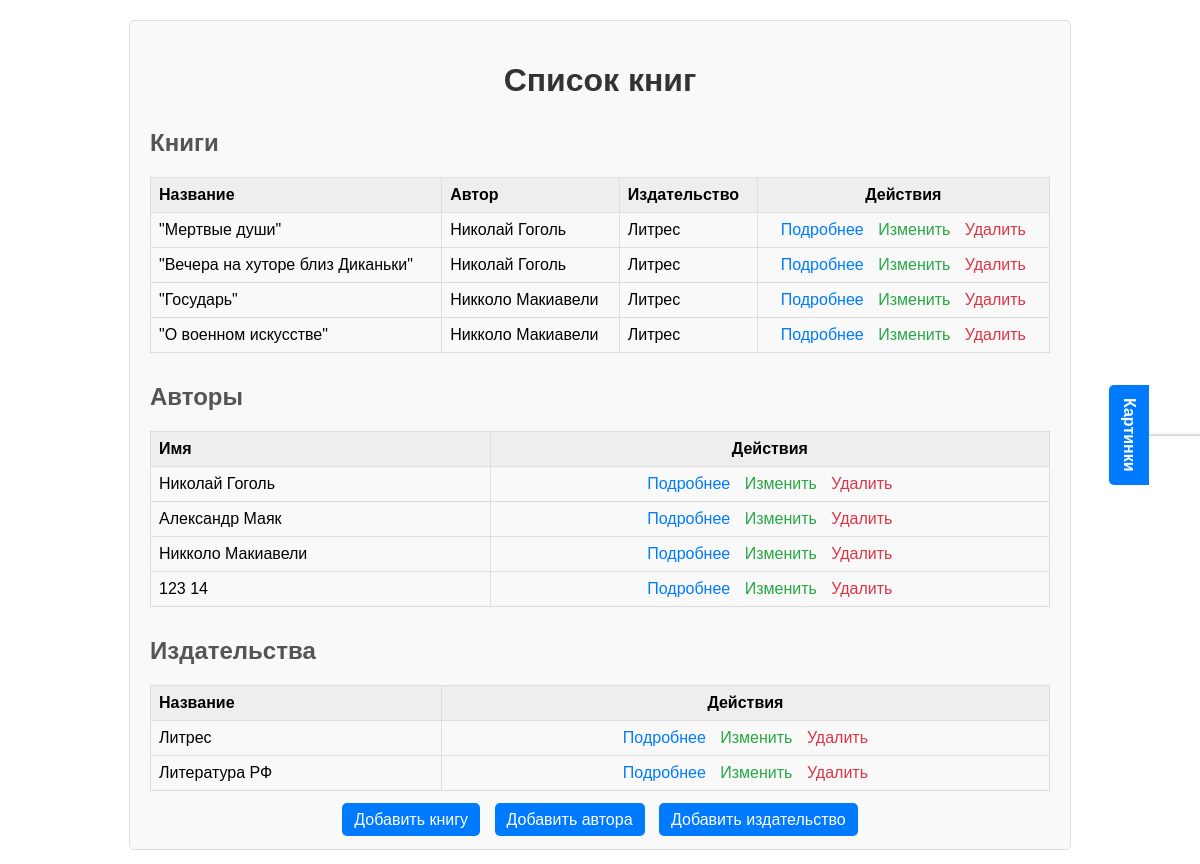
/books/, run on an earlier commit of the app's database.
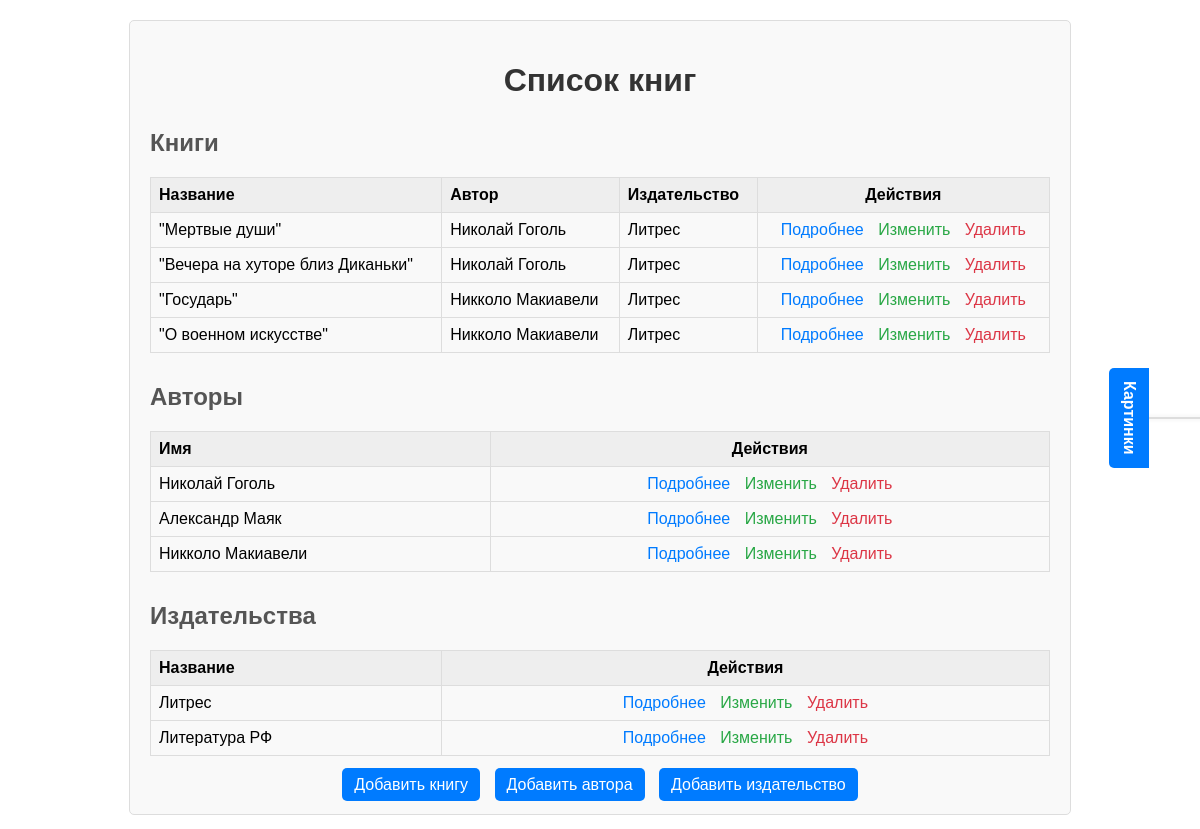
And on a later commit of the database.
### books/models.py (models this page shows, shortened)
class Book(models.Model):
    title = models.CharField(max_length=200)
    author = models.ForeignKey(Author, on_delete=models.CASCADE, null=True, blank=True)
    publisher = models.ForeignKey(Publisher, on_delete=models.CASCADE, null=True, blank=True)
    cover = models.ImageField(upload_to='books/covers/', default='books/covers/default_cover.jpg')
    publication_date = models.DateField(blank=True, null=True)
    removed = models.BooleanField(default=False)  # добавил в 9 лабе

class Author(models.Model):
    first_name = models.CharField(max_length=100)
    last_name = models.CharField(max_length=100)
    biography = models.TextField(default='')  # add default
    photo = models.ImageField(upload_to='authors/', default='authors/default_author.jpg')  # add default
    removed = models.BooleanField(default=False)  # добавил в 9 лабе
    def __str__(self):
        return f"{self.first_name} {self.last_name}"

class Publisher(models.Model):
    name = models.CharField(max_length=200)
    address = models.CharField(max_length=200, default='') # add default
    logo = models.ImageField(upload_to='publishers/', default='publishers/default_publisher.png') # add default
    removed = models.BooleanField(default=False)  # добавил в 9 лабе
    def __str__(self):
        return self.name

### books/views.py (the view)
# urls.py: path('', views.book_list, name='book_list'),  # пустой путь тк мы уже в /books/
def book_list(request):
    books = Book.objects.filter(removed=False)
    authors = Author.objects.filter(removed=False)
    publishers = Publisher.objects.filter(removed=False)
    return render(request, 'books/book_list.html', {'books': books, 'authors': authors, 'publishers': publishers})

### books/templates/books/book_list.html (shortened to what the changed rows need)
{% load static %}
<!DOCTYPE html>
<html lang="ru">
<head>
    <link rel="stylesheet" href="{% static 'css/main.css' %}">
</head>
<body style="font-family: Arial, sans-serif; margin: 20px;">
    <div style="max-width: 900px; margin: 0 auto; padding: 20px; background-color: #f9f9f9; border: 1px solid #ddd; border-radius: 5px; background-size: cover; background-position: center; transition: background-image 1s ease;">
        <h1 style="text-align: center; color: #333;">Список книг</h1>
        <h2 style="margin-top: 30px; color: #555;">Книги</h2>
        <table style="width: 100%; border-collapse: collapse; margin-bottom: 20px;">
            <thead style="background-color: #eee;">
                <tr>
                    <th style="padding: 8px; border: 1px solid #ddd; text-align: left;">Название</th>
                    <th style="padding: 8px; border: 1px solid #ddd; text-align: left;">Автор</th>
                    <th style="padding: 8px; border: 1px solid #ddd; text-align: left;">Издательство</th>
                    <th style="padding: 8px; border: 1px solid #ddd; text-align: center;">Действия</th>
                </tr>
            </thead>
            <tbody>
                {% for book in books %}
                <tr>
                    <td style="padding: 8px; border: 1px solid #ddd;">{{ book.title }}</td>
                    <td style="padding: 8px; border: 1px solid #ddd;">{{ book.author }}</td>
                    <td style="padding: 8px; border: 1px solid #ddd;">{{ book.publisher }}</td>
                    <td style="padding: 8px; border: 1px solid #ddd; text-align: center;">
                        <a  href="#"
                            class="open-book-modal"
                            data-title="{{ book.title }}"
                            data-author="{{ book.author }}"
                            data-publisher="{{ book.publisher }}"
                            data-date="{{ book.publication_date|date:'d.m.Y' }}"
                            data-cover-url="{{ book.cover.url }}"
                            style="text-decoration: none; color: #007bff; margin: 0 5px;">Подробнее</a>
                        <a href="{% url 'book_edit' book.id %}" style="text-decoration: none; color: #28a745; margin: 0 5px;">Изменить</a>
                        <a href="{% url 'book_delete' book.id %}" style="text-decoration: none; color: #dc3545; margin: 0 5px;">Удалить</a>
                    </td>
                </tr>
                {% endfor %}
            </tbody>
        </table>
        <h2 style="margin-top: 30px; color: #555;">Авторы</h2>
        <table style="width: 100%; border-collapse: collapse; margin-bottom: 20px;">
            <thead style="background-color: #eee;">
                <tr>
                    <th style="padding: 8px; border: 1px solid #ddd; text-align: left;">Имя</th>
                    <th style="padding: 8px; border: 1px solid #ddd; text-align: center;">Действия</th>
                </tr>
            </thead>
            <tbody>
                {% for author in authors %}
                <tr>
                    <td style="padding: 8px; border: 1px solid #ddd;">{{ author.first_name }} {{ author.last_name }}</td>
                    <td style="padding: 8px; border: 1px solid #ddd; text-align: center;">
                        <a  href="#"
                            class="open-author-modal"
                            data-name="{{ author.first_name }} {{ author.last_name }}"
                            data-biography="{{ author.biography }}"
                            data-photo-url="{{ author.photo.url }}"
                        style="text-decoration: none; color: #007bff; margin: 0 5px;">Подробнее</a>
                        <a href="{% url 'author_edit' author.id %}" style="text-decoration: none; color: #28a745; margin: 0 5px;">Изменить</a>
                        <a href="{% url 'author_delete' author.id %}" style="text-decoration: none; color: #dc3545; margin: 0 5px;">Удалить</a>
                    </td>
                </tr>
                {% endfor %}
            </tbody>
        </table>
        <h2 style="margin-top: 30px; color: #555;">Издательства</h2>
        <table style="width: 100%; border-collapse: collapse; margin-bottom: 20px;">
            <thead style="background-color: #eee;">
                <tr>
                    <th style="padding: 8px; border: 1px solid #ddd; text-align: left;">Название</th>
                    <th style="padding: 8px; border: 1px solid #ddd; text-align: center;">Действия</th>
                </tr>
            </thead>
            <tbody>
                {% for publisher in publishers %}
                <tr>
                    <td style="padding: 8px; border: 1px solid #ddd;">{{ publisher.name }}</td>
                    <td style="padding: 8px; border: 1px solid #ddd; text-align: center;">
                        <a  href="#"
                            class="open-publisher-modal"
                            data-name="{{ publisher.name }}"
                            data-address="{{ publisher.address }}"
                            data-logo-url="{{ publisher.logo.url }}"
                            style="text-decoration: none; color: #007bff; margin: 0 5px;">Подробнее</a>
                        <a href="{% url 'publisher_edit' publisher.id %}" style="text-decoration: none; color: #28a745; margin: 0 5px;">Изменить</a>
                        <a href="{% url 'publisher_delete' publisher.id %}" style="text-decoration: none; color: #dc3545; margin: 0 5px;">Удалить</a>
                    </td>
                </tr>
                {% endfor %}
            </tbody>
        </table>
    </div>
</body>
</html>

What changed in the data, as far as the page shows it:
no longer on this page (row edited): Author: first_name "123", last_name "14"
